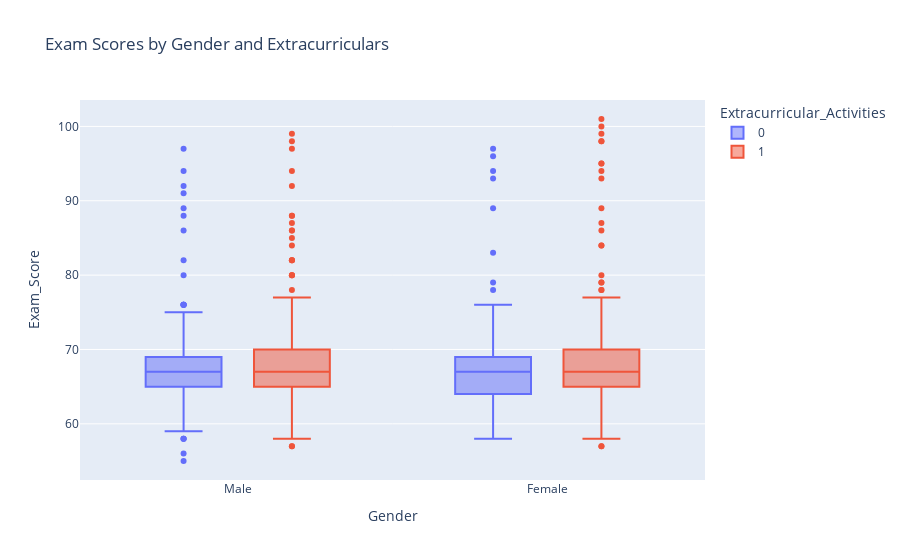

Notebook code for this chart:
### Markdown cell above
This code creates a line plot using Plotly Express to show the relationship between exam scores and hours studied, sorted by "Exam_Score." The x axis represents "Exam_Score," and the y axis represents "Hours_Studied." Lines are color-coded based on the "Extracurricular_Activities" column, distinguishing the data for participants and non-participants. By sorting the data by "Exam_Score," the plot ensures a smooth progression of scores, helping to visualize trends in study time relative to performance across extracurricular activity groups.

### Code cell
px.box(data, x='Gender', y='Exam_Score', color='Extracurricular_Activities', title="Exam Scores by Gender and Extracurriculars")

### Figure 1 — Plotly figure (JSON) as saved in the notebook; plotly's stock layout.template omitted (floating-point values rounded to 4 significant figures; data arrays with more than 128 entries replaced by an {"elided": "..."} marker saying what was removed)
{"data": [{"alignmentgroup": "True", "hovertemplate": "Extracurricular_Activities=0<br>Gender=%{x}<br>Exam_Score=%{y}<extra></extra>", "legendgroup": "0", "marker": {"color": "#636efa"}, "name": "0", "notched": false, "offsetgroup": "0", "orientation": "v", "showlegend": true, "type": "box", "x": {"elided": "2669 str values"}, "x0": " ", "xaxis": "x", "y": {"elided": "2669 int values"}, "y0": " ", "yaxis": "y"}, {"alignmentgroup": "True", "hovertemplate": "Extracurricular_Activities=1<br>Gender=%{x}<br>Exam_Score=%{y}<extra></extra>", "legendgroup": "1", "marker": {"color": "#EF553B"}, "name": "1", "notched": false, "offsetgroup": "1", "orientation": "v", "showlegend": true, "type": "box", "x": {"elided": "3938 str values"}, "x0": " ", "xaxis": "x", "y": {"elided": "3938 int values"}, "y0": " ", "yaxis": "y"}], "layout": {"boxmode": "group", "legend": {"title": {"text": "Extracurricular_Activities"}, "tracegroupgap": 0}, "title": {"text": "Exam Scores by Gender and Extracurriculars"}, "xaxis": {"anchor": "y", "domain": [0, 1], "title": {"text": "Gender"}}, "yaxis": {"anchor": "x", "domain": [0, 1], "title": {"text": "Exam_Score"}}}}
